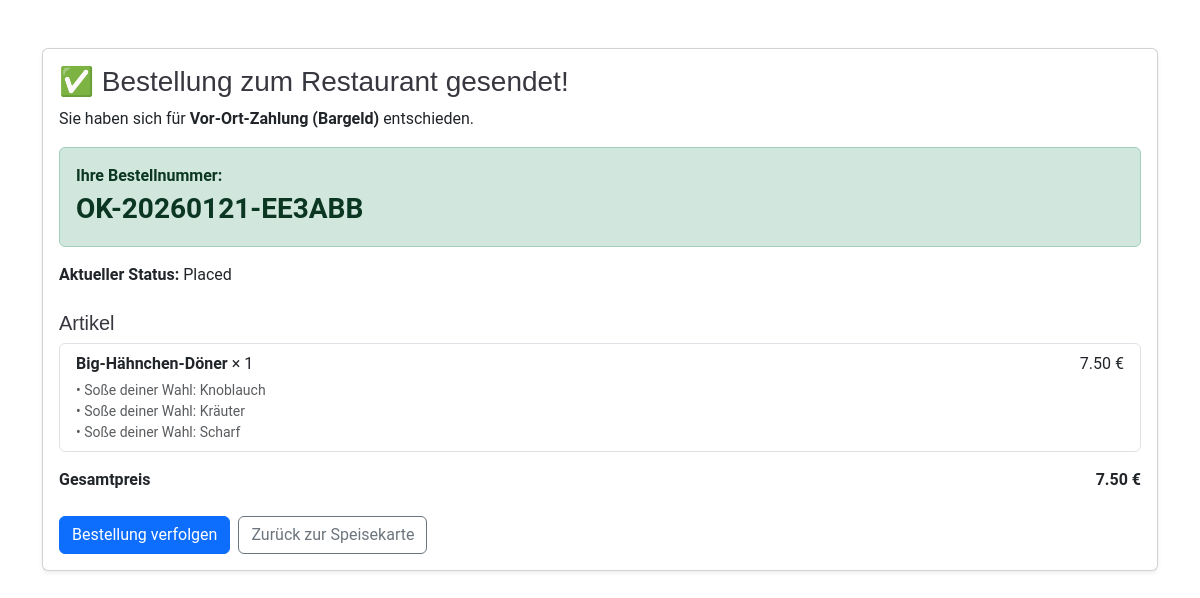
/order/success/OK-20260121-EE3ABB/, run on the app's committed database.
### FoodOrdering/models.py (models this page shows, shortened)
class Order(models.Model):
    STATUS_CHOICES = (
        ("CART", "Cart"),
        ("PLACED", "Placed"),
        ("PREPARING", "Preparing"),
        ("DELIVERING", "Delivering"),
        ("COMPLETED", "Completed"),
        ("CANCELLED", "Cancelled"),
    )
    user = models.ForeignKey(settings.AUTH_USER_MODEL, on_delete=models.SET_NULL, null=True, blank=True)
    full_name = models.CharField(max_length=120)
    phone = models.CharField(max_length=50)
    email = models.EmailField(blank=True)
    address_line = models.CharField(max_length=255, blank=True)  # for delivery
    city = models.CharField(max_length=120, blank=True)
    postal_code = models.CharField(max_length=20, blank=True)
    notes = models.TextField(blank=True)
    status = models.CharField(max_length=12, choices=STATUS_CHOICES, default="CART")
    created_at = models.DateTimeField(auto_now_add=True)
    placed_at = models.DateTimeField(null=True, blank=True)
    payment_method = models.CharField(max_length=20, blank=True)  # "CASH" or "STRIPE"
    is_paid = models.BooleanField(default=False)
    stripe_session_id = models.CharField(max_length=255, blank=True)
    stripe_payment_intent_id = models.CharField(max_length=255, blank=True)
    order_number = models.CharField(max_length=20, unique=True, null=True, blank=True, db_index=True)
    def total_price(self):
        return sum(item.total_price() for item in self.items.all())

class OrderItem(models.Model):
    order = models.ForeignKey(Order, on_delete=models.CASCADE, related_name="items")
    product = models.ForeignKey(Product, on_delete=models.PROTECT)
    quantity = models.PositiveIntegerField(default=1)
    price_at_time = models.DecimalField(max_digits=8, decimal_places=2)
    def options_total(self):
        return sum(o.price_delta_at_time for o in self.chosen_options.all())
    def unit_total(self):
        return self.price_at_time + self.options_total()
    def total_price(self):
        return self.unit_total() * self.quantity

class Product(models.Model):
    category = models.ForeignKey(Category, on_delete=models.PROTECT, related_name="products")
    name = models.CharField(max_length=160)
    slug = models.SlugField(max_length=180, unique=True)
    description = models.TextField(blank=True)
    price = models.DecimalField(max_digits=8, decimal_places=2)
    image = models.ImageField(upload_to="products/", blank=True, null=True)
    is_available = models.BooleanField(default=True)
    class Meta:
        ordering = ["name"]

class OrderItemOption(models.Model):
    order_item = models.ForeignKey(OrderItem, on_delete=models.CASCADE, related_name="chosen_options")
    option = models.ForeignKey(Option, on_delete=models.PROTECT)
    price_delta_at_time = models.DecimalField(max_digits=8, decimal_places=2)
    class Meta:
        unique_together = ("order_item", "option")

class Option(models.Model):
    group = models.ForeignKey(OptionGroup, on_delete=models.CASCADE, related_name="options")
    name = models.CharField(max_length=120)
    price_delta = models.DecimalField(max_digits=8, decimal_places=2, default=Decimal("0.00"))
    sort_order = models.PositiveIntegerField(default=0)
    is_active = models.BooleanField(default=True)
    class Meta:
        ordering = ["sort_order", "name"]

class OptionGroup(models.Model):
    name = models.CharField(max_length=120)
    slug = models.SlugField(max_length=140, unique=True)
    is_required = models.BooleanField(default=False)
    min_select = models.PositiveIntegerField(default=0)
    max_select = models.PositiveIntegerField(default=1)  # 1 = radio, >1 = checkboxes
    sort_order = models.PositiveIntegerField(default=0)
    is_active = models.BooleanField(default=True)
    class Meta:
        ordering = ["sort_order", "name"]

### FoodOrdering/views.py (the view)
# urls.py: path("order/success/<str:order_number>/", views.order_success, name="order_success"),
def order_success(request, order_number):
    order = get_object_or_404(Order, order_number=order_number)
    return render(request, "order_success.html", {"order": order})

### templates/order_success.html (shortened to what this page needs)
{% load static %}
<!DOCTYPE html>
<html lang="de">
<head>
  <link href="{% static 'assets/vendor/bootstrap/css/bootstrap.min.css' %}" rel="stylesheet">
  <link href="{% static 'assets/css/main.css' %}" rel="stylesheet">
</head>
<body>
<div class="container my-5">
  <div class="card shadow-sm">
    <div class="card-body">
      <h3 class="mb-2">✅ Bestellung zum Restaurant gesendet!</h3>
      <p class="mb-3">Sie haben sich für <strong>Vor-Ort-Zahlung (Bargeld)</strong> entschieden.</p>
      <div class="alert alert-success">
        <div><strong>Ihre Bestellnummer:</strong></div>
        <div class="fs-3 fw-bold">{{ order.order_number }}</div>
      </div>
      <div class="mb-3">
        <strong>Aktueller Status:</strong> {{ order.get_status_display }}
      </div>
      <h5 class="mt-4">Artikel</h5>
      <ul class="list-group">
        {% for item in order.items.all %}
          <li class="list-group-item d-flex justify-content-between">
            <div>
              <strong>{{ item.product.name }}</strong> × {{ item.quantity }}
              {% if item.chosen_options.all %}
                <div class="small text-muted mt-1">
                  {% for ch in item.chosen_options.all %}
                    • {{ ch.option.group.name }}: {{ ch.option.name }}<br>
                  {% endfor %}
                </div>
              {% endif %}
            </div>
            <div>{{ item.total_price }} €</div>
          </li>
        {% endfor %}
      </ul>
      <div class="d-flex justify-content-between mt-3">
        <strong>Gesamtpreis</strong>
        <strong>{{ order.total_price }} €</strong>
      </div>
      <div class="mt-4 d-flex gap-2">
        <a class="btn btn-primary" href="{% url 'track_order' %}">Bestellung verfolgen</a>
        <a class="btn btn-outline-secondary" href="{% url 'home' %}">Zurück zur Speisekarte</a>
      </div>
    </div>
  </div>
</div>
</body>
</html>

### static/assets/css/main.css (style rules this page uses)
:root { --default-font: "Roboto", system-ui, -apple-system, "Segoe UI", Roboto, "Helvetica Neue", Arial, "Noto Sans", "Liberation Sans", sans-serif, "Apple Color Emoji", "Segoe UI Emoji", "Segoe UI Symbol", "Noto Color Emoji"; --heading-font: "Amatic SC", sans-serif; --nav-font: "Inter", sans-serif; }
:root { --background-color: #ffffff; --default-color: #212529; --heading-color: #37373f; --accent-color: #ce1212; --surface-color: #ffffff; --contrast-color: #ffffff; }
:root { --nav-color: #7f7f90; --nav-hover-color: #ce1212; --nav-mobile-background-color: #ffffff; --nav-dropdown-background-color: #ffffff; --nav-dropdown-color: #7f7f90; --nav-dropdown-hover-color: #ce1212; }
:root { scroll-behavior: smooth; }
body { color: var(--default-color); background-color: var(--background-color); font-family: var(--default-font); }
a { color: var(--accent-color); text-decoration: none; transition: 0.3s; }
h1, h2, h3, h4, h5, h6 { color: var(--heading-color); font-family: var(--heading-font); }

### data on the page
Order: order_number "OK-20260121-EE3ABB", status "Placed", total_price "7.50"
OrderItem: product.name "Big-Hähnchen-Döner", quantity "1", total_price "7.50"
OrderItemOption: option.group.name "Soße deiner Wahl", option.name "Knoblauch"
OrderItemOption: option.group.name "Soße deiner Wahl", option.name "Kräuter"
OrderItemOption: option.group.name "Soße deiner Wahl", option.name "Scharf"
